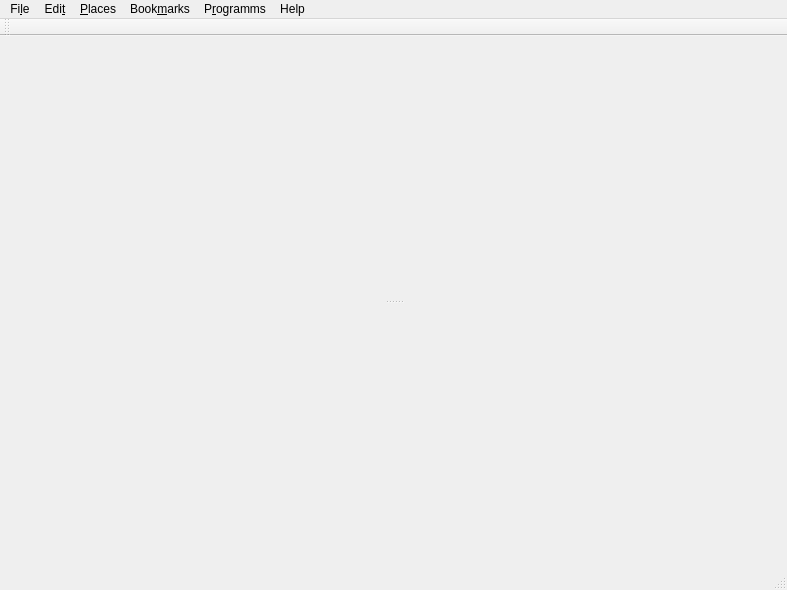
<?xml version="1.0" encoding="UTF-8"?>
<ui version="4.0">
 <class>IDosMain</class>
 <widget class="QMainWindow" name="IDosMain">
  <property name="geometry">
   <rect>
    <x>0</x>
    <y>0</y>
    <width>787</width>
    <height>590</height>
   </rect>
  </property>
  <property name="windowTitle">
   <string>IDosMain</string>
  </property>
  <widget class="QWidget" name="centralWidget">
   <layout class="QVBoxLayout" name="verticalLayout">
    <item>
     <widget class="QSplitter" name="splitter">
      <property name="orientation">
       <enum>Qt::Vertical</enum>
      </property>
      <widget class="ReFileTable" name="fileTableTop" native="true"/>
      <widget class="ReFileTable" name="fileTableBottom" native="true"/>
     </widget>
    </item>
   </layout>
  </widget>
  <widget class="QMenuBar" name="menuBar">
   <property name="geometry">
    <rect>
     <x>0</x>
     <y>0</y>
     <width>787</width>
     <height>35</height>
    </rect>
   </property>
   <widget class="QMenu" name="menuFile">
    <property name="title">
     <string>Fi&amp;le</string>
    </property>
    <addaction name="actionSave_Configuration"/>
    <addaction name="separator"/>
    <addaction name="actionExit"/>
   </widget>
   <widget class="QMenu" name="menuEdit">
    <property name="title">
     <string>Edi&amp;t</string>
    </property>
    <addaction name="actionCreate_file"/>
    <addaction name="actionCreate_directory"/>
    <addaction name="separator"/>
    <addaction name="actionCopy"/>
    <addaction name="separator"/>
    <addaction name="actionDelete"/>
    <addaction name="separator"/>
    <addaction name="actionSelect_Different_Files"/>
    <addaction name="actionSelect_equal_files"/>
    <addaction name="separator"/>
    <addaction name="actionOptions"/>
   </widget>
   <widget class="QMenu" name="menuPlaces">
    <property name="title">
     <string>&amp;Places</string>
    </property>
    <addaction name="actionHome"/>
    <addaction name="actionTemp"/>
   </widget>
   <widget class="QMenu" name="menuBookmarks">
    <property name="title">
     <string>Book&amp;marks</string>
    </property>
    <addaction name="separator"/>
    <addaction name="actionAdd_bookmark_2"/>
    <addaction name="actionEdit_bookmark"/>
    <addaction name="separator"/>
   </widget>
   <widget class="QMenu" name="menuProgramms">
    <property name="title">
     <string>P&amp;rogramms</string>
    </property>
    <addaction name="actionConfigure_programs"/>
    <addaction name="actionEdit_programs"/>
    <addaction name="separator"/>
   </widget>
   <widget class="QMenu" name="menuOptions">
    <property name="title">
     <string>Help</string>
    </property>
    <addaction name="actionAbout"/>
   </widget>
   <addaction name="menuFile"/>
   <addaction name="menuEdit"/>
   <addaction name="menuPlaces"/>
   <addaction name="menuBookmarks"/>
   <addaction name="menuProgramms"/>
   <addaction name="menuOptions"/>
  </widget>
  <widget class="QToolBar" name="mainToolBar">
   <attribute name="toolBarArea">
    <enum>TopToolBarArea</enum>
   </attribute>
   <attribute name="toolBarBreak">
    <bool>false</bool>
   </attribute>
  </widget>
  <widget class="QStatusBar" name="statusBar"/>
  <action name="actionSave_Configuration">
   <property name="text">
    <string>&amp;Save configuration</string>
   </property>
  </action>
  <action name="actionExit">
   <property name="text">
    <string>&amp;Exit</string>
   </property>
  </action>
  <action name="actionSelect_Different_Files">
   <property name="text">
    <string>&amp;Select different files</string>
   </property>
  </action>
  <action name="actionSelect_equal_files">
   <property name="text">
    <string>Select &amp;equal files</string>
   </property>
  </action>
  <action name="actionAdd_bookmark">
   <property name="text">
    <string>Add bookmark</string>
   </property>
  </action>
  <action name="actionEdit_bookmark">
   <property name="text">
    <string>&amp;Edit bookmark</string>
   </property>
  </action>
  <action name="actionAdd_bookmark_2">
   <property name="text">
    <string>&amp;Add bookmark</string>
   </property>
  </action>
  <action name="actionConfigure_programs">
   <property name="text">
    <string>&amp;Configure programs</string>
   </property>
  </action>
  <action name="actionEdit_programs">
   <property name="text">
    <string>&amp;Edit programs</string>
   </property>
  </action>
  <action name="actionAbout">
   <property name="text">
    <string>&amp;About</string>
   </property>
  </action>
  <action name="actionOptions">
   <property name="text">
    <string>&amp;Options</string>
   </property>
  </action>
  <action name="actionHome">
   <property name="text">
    <string>&amp;Home</string>
   </property>
  </action>
  <action name="actionTemp">
   <property name="text">
    <string>&amp;Temp</string>
   </property>
  </action>
  <action name="actionCreate_file">
   <property name="text">
    <string>&amp;Create file</string>
   </property>
  </action>
  <action name="actionCreate_directory">
   <property name="text">
    <string>C&amp;reate directory</string>
   </property>
  </action>
  <action name="actionDelete">
   <property name="text">
    <string>&amp;Delete</string>
   </property>
  </action>
  <action name="actionCopy">
   <property name="text">
    <string>Co&amp;py</string>
   </property>
  </action>
 </widget>
 <layoutdefault spacing="6" margin="11"/>
 <customwidgets>
  <customwidget>
   <class>ReFileTable</class>
   <extends>QWidget</extends>
   <header location="global">guiwidget/reguiwidget.hpp</header>
   <container>1</container>
  </customwidget>
 </customwidgets>
 <resources/>
 <connections/>
</ui>
